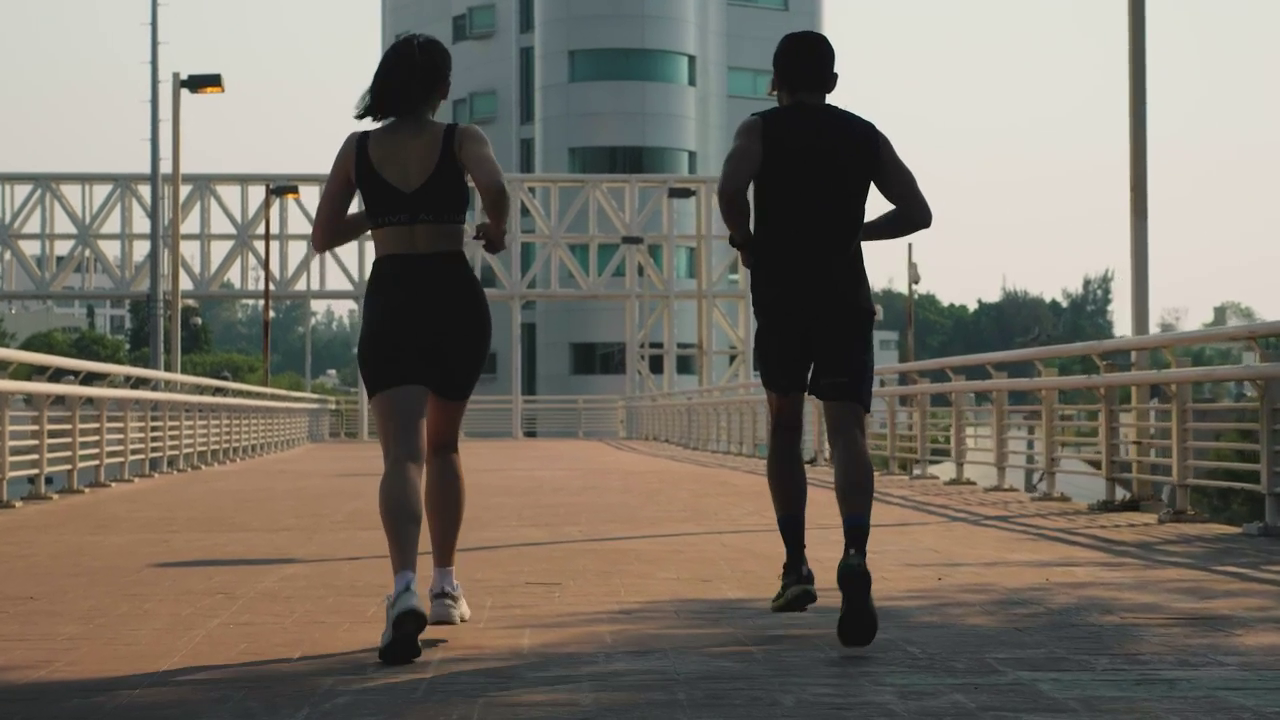
#> input picture frame 29 of Opencv视频处理/Videos/TwoPeopleRunning.mp4, 1280 x 720 px
$ python 11Cv2VideoEmbossEffect.py   (older library calls are emulated)
#> lines starting #> are read from the running program, lines starting #| are printed output that depends on the picture
#> in apply_emboss_effect, frame is the input picture: shape (720, 1280, 3); mean B, G, R 104, 114.4, 120.7
"""
简单视频浮雕画效果
    1、打开视频文件：使用OpenCV的VideoCapture函数打开输入视频文件。
    2、设置输出视频参数：获取输入视频的帧率和尺寸，并定义输出视频的编码器和帧率。
    3、应用浮雕效果：定义一个apply_emboss_filter函数，该函数接受一帧图像作为输入，并应用浮雕效果。浮雕效果的实现基于以下步骤：
    4、写入输出视频：将处理后的帧写入输出视频文件。
    5、释放资源：释放所有使用的资源，包括输入视频和输出视频。
"""


import cv2


def apply_emboss_filter(frame, scale_factor=0.5, offset=128):
    """
    应用浮雕滤波器
    :param frame:
    :param scale_factor:
    :param offset:
    :return:
    """
#> called with scale_factor = 0.5, offset = 128
    # 将图像转换为灰度图像
    gray = cv2.cvtColor(frame, cv2.COLOR_BGR2GRAY)
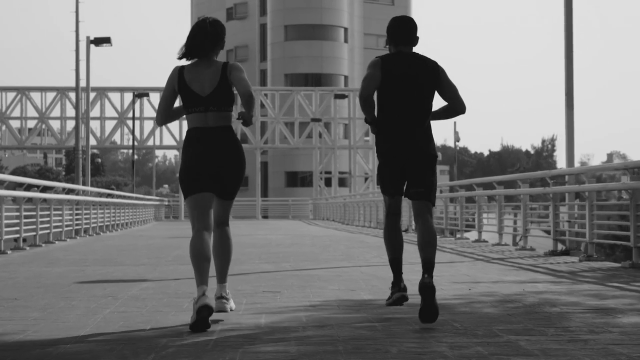
#> gray: shape (720, 1280) (shown at 1/2 size); min 0, max 233, mean 115.1

    # 通过对灰度图像应用 Sobel 算子来计算图像的梯度
    sobel_x = cv2.Sobel(gray, cv2.CV_8U, 1, 0, ksize=3)
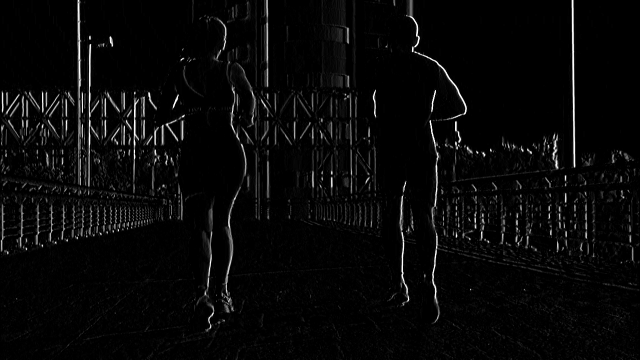
#> sobel_x: shape (720, 1280) (shown at 1/2 size); min 0, max 255, mean 8.5
    sobel_y = cv2.Sobel(gray, cv2.CV_8U, 0, 1, ksize=3)
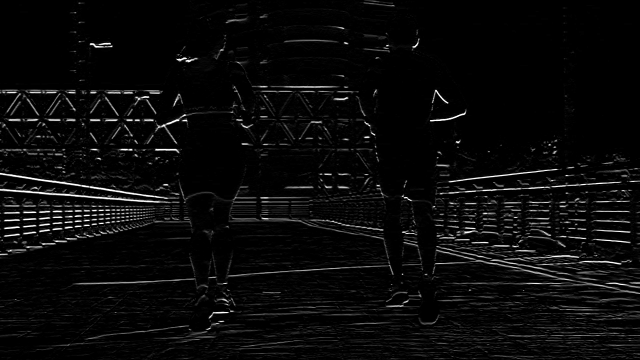
#> sobel_y: shape (720, 1280) (shown at 1/2 size); min 0, max 255, mean 10

    # 计算浮雕效果
    emboss = cv2.addWeighted(sobel_x, scale_factor, sobel_y, scale_factor, offset)
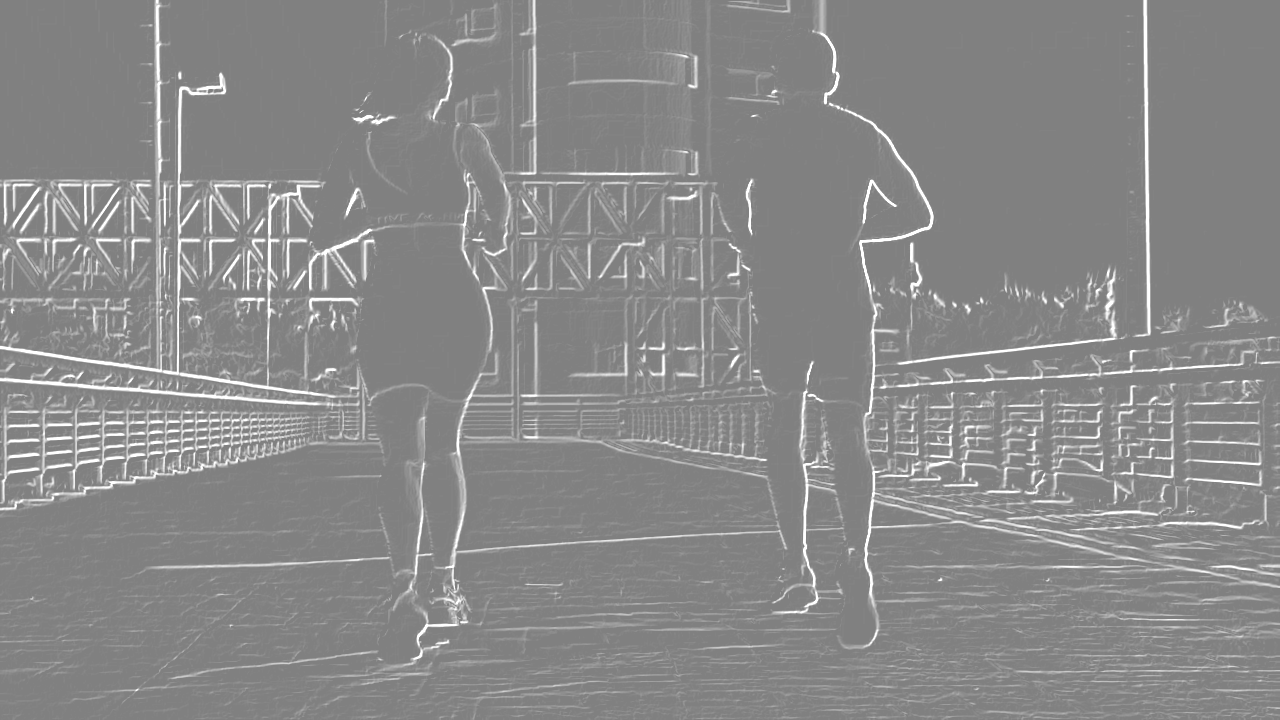
#> emboss: shape (720, 1280); min 128, max 255, mean 137.1

    # 将浮雕效果转换回 BGR 格式
    emboss_bgr = cv2.cvtColor(emboss, cv2.COLOR_GRAY2BGR)

    return emboss_bgr


def apply_emboss_effect(input_video_path, output_video_path, scale_factor=0.5, offset=128):
    """
    应用浮雕效果到整个视频
    :param input_video_path:
    :param output_video_path:
    :param scale_factor:
    :param offset:
    :return:
    """
    # 打开视频文件
    cap = cv2.VideoCapture(input_video_path)

    # 检查视频是否成功打开
    if not cap.isOpened():
        print("Error: Failed to open video.")
        return

    # 获取视频的帧率和尺寸
    fps = int(cap.get(cv2.CAP_PROP_FPS))
    width = int(cap.get(cv2.CAP_PROP_FRAME_WIDTH))
    height = int(cap.get(cv2.CAP_PROP_FRAME_HEIGHT))

    # 定义视频编码器
    fourcc = cv2.VideoWriter_fourcc(*'mp4v')

    # 创建 VideoWriter 对象
    out = cv2.VideoWriter(output_video_path, fourcc, fps, (width, height))

    while cap.isOpened():
        # 读取视频的一帧
        ret, frame = cap.read()
        if not ret:
            break

        # 对当前帧应用浮雕滤波器
        embossed_frame = apply_emboss_filter(frame, scale_factor, offset)

        # 将处理后的帧写入输出视频文件
        out.write(embossed_frame)

    # 释放资源
    cap.release()
    out.release()
    cv2.destroyAllWindows()


def main():
    # 调用函数并指定输入和输出视频文件路径
    input_video_path = "Videos/TwoPeopleRunning.mp4"
    output_video_path = "Videos/VideoEmbossEffect.mp4"
    apply_emboss_effect(input_video_path, output_video_path, scale_factor=0.5, offset=128)


if __name__ == "__main__":
    main()

$ run again, starting later in the video
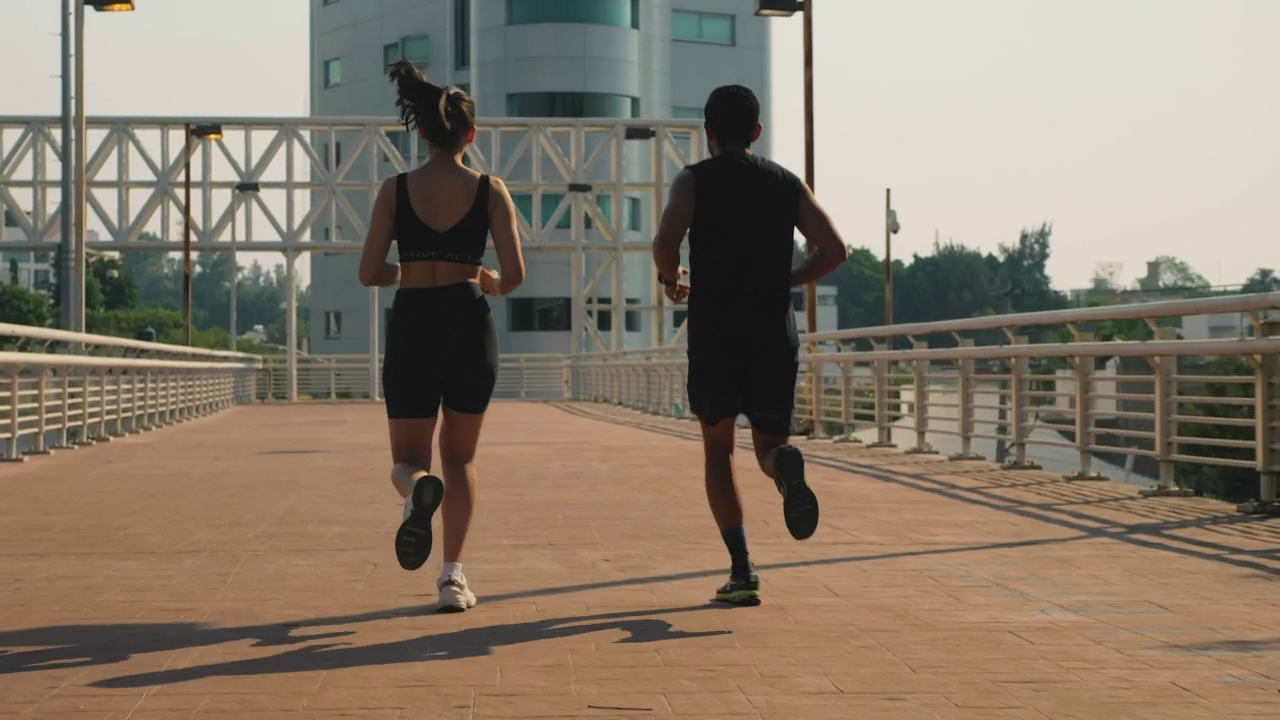
#> input picture frame 134 of Opencv视频处理/Videos/TwoPeopleRunning.mp4, 1280 x 720 px
#> in apply_emboss_effect, frame is the input picture: shape (720, 1280, 3); mean B, G, R 107.5, 122.8, 135.7
#> in apply_emboss_filter, `sobel_y = cv2.Sobel(gray, cv2.CV_8U, 0, 1, ksize=3)`:
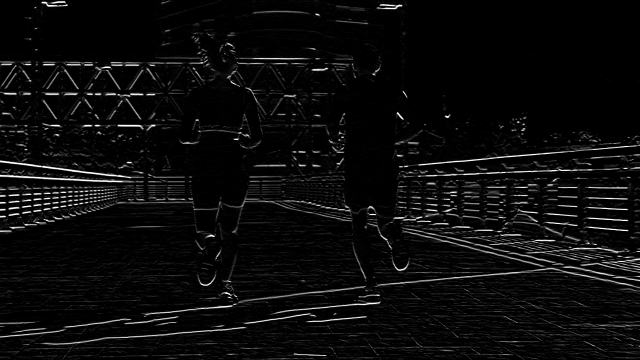
#> sobel_y: shape (720, 1280) (shown at 1/2 size); min 0, max 255, mean 11.5
#> in apply_emboss_filter, `emboss = cv2.addWeighted(sobel_x, scale_factor, sobel_y, scale_factor,..`:
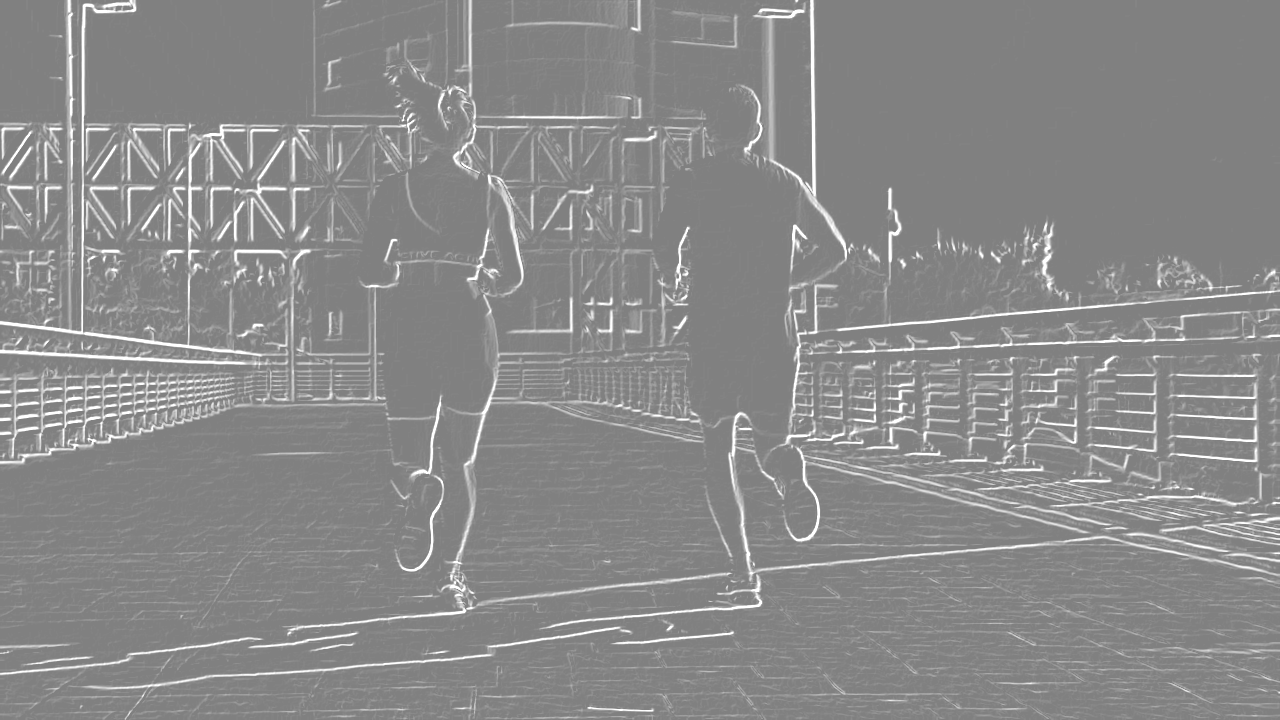
#> emboss: shape (720, 1280); min 128, max 255, mean 137.9

$ run again, starting later in the video
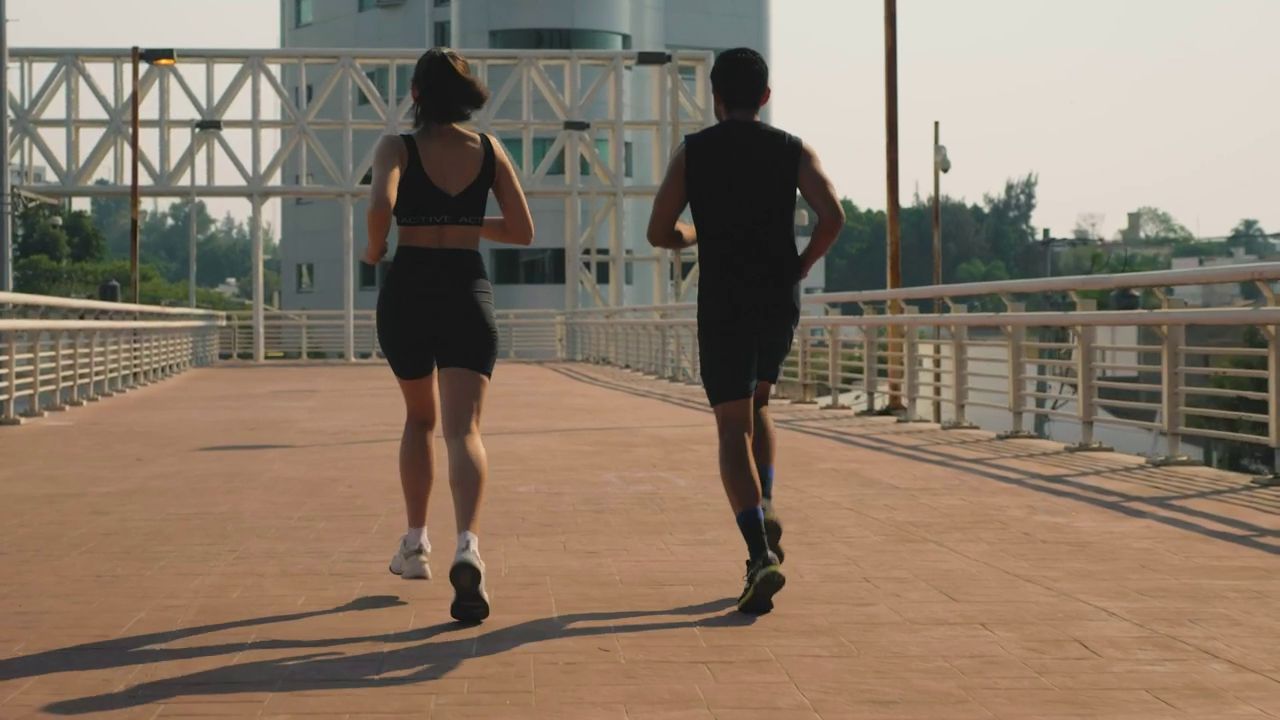
#> input picture frame 239 of Opencv视频处理/Videos/TwoPeopleRunning.mp4, 1280 x 720 px
#> in apply_emboss_effect, frame is the input picture: shape (720, 1280, 3); mean B, G, R 104.1, 120.5, 136.3
#> in apply_emboss_filter, `sobel_y = cv2.Sobel(gray, cv2.CV_8U, 0, 1, ksize=3)`:
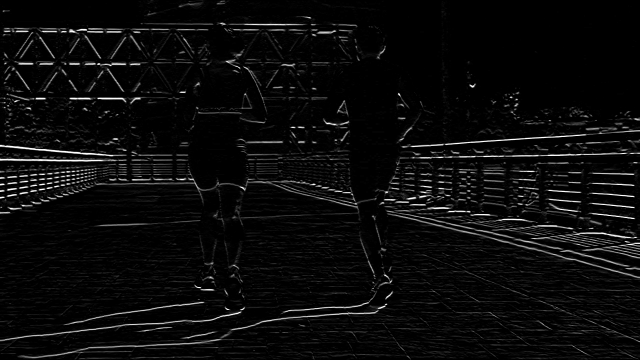
#> sobel_y: shape (720, 1280) (shown at 1/2 size); min 0, max 255, mean 11.1
#> in apply_emboss_filter, `emboss = cv2.addWeighted(sobel_x, scale_factor, sobel_y, scale_factor,..`:
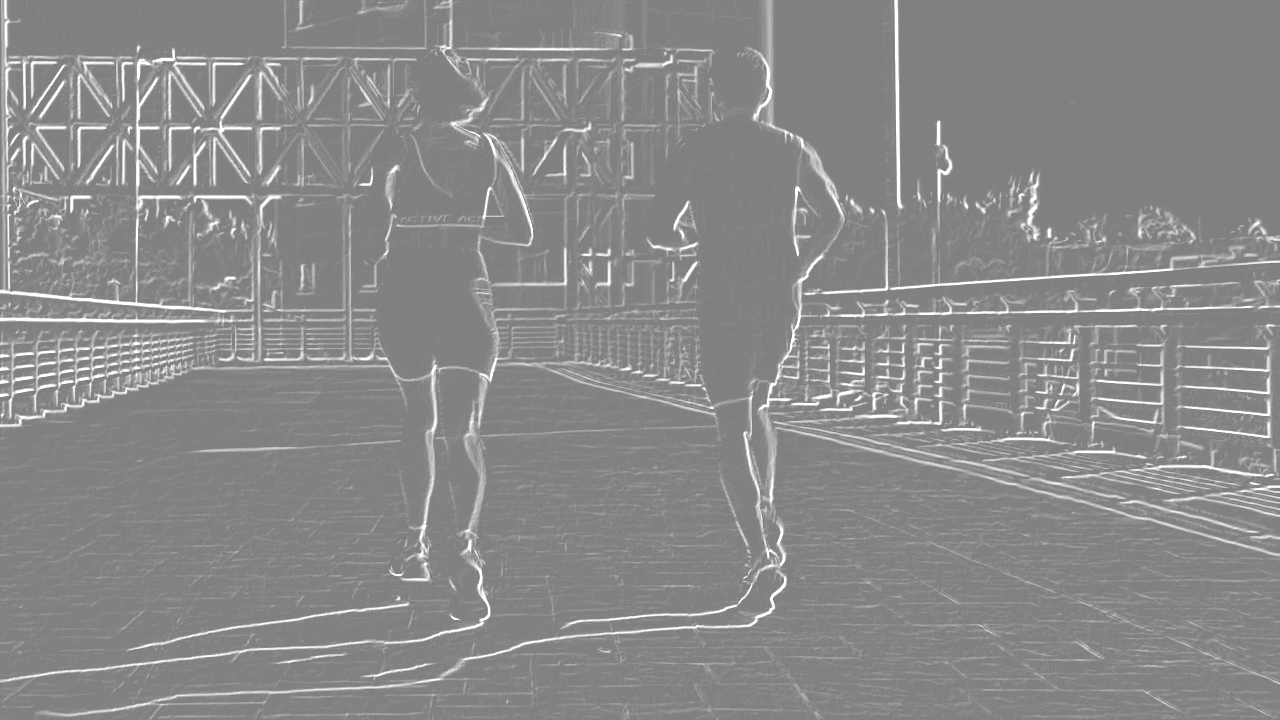
#> emboss: shape (720, 1280); min 128, max 255, mean 137.6
